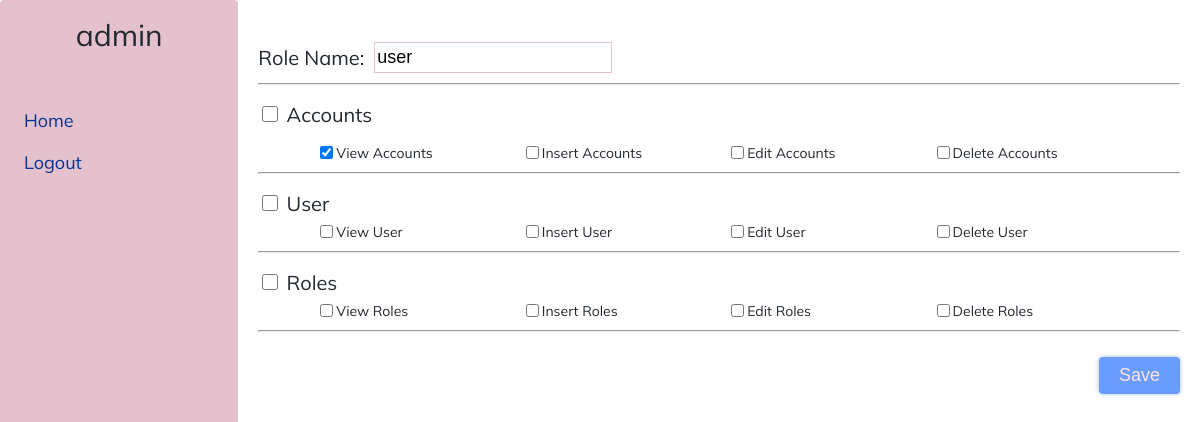
/role-permission.php?roleID=1 (signed in), run on the app's committed database.
### tables this page shows
CREATE TABLE user (userID INTEGER AUTO_INCREMENT NOT NULL, username varchar (50) NOT NULL, phone varchar (20) NOT NULL, email char (50) NOT NULL, password char (100) NOT NULL, country varchar (30) NOT NULL, PRIMARY KEY (userID), UNIQUE (email));

CREATE TABLE `roles` (
  `roles` INTERGER AUTO_INCREMENT,
  `roles_name` text  NOT NULL,
  PRIMARY KEY (`roles`)
);

CREATE TABLE role_permission (
    rolePermissionID "[INTEGER AUTO_INCREMENT]",
    roleID           INT (11)                   NOT NULL,
    permissionID     INT (11)                   NOT NULL,
    PRIMARY KEY (
        rolePermissionID
    ),
    FOREIGN KEY (
        roleID
    )
    REFERENCES roles (roles) ON DELETE CASCADE
                             ON UPDATE CASCADE,
    FOREIGN KEY (
        permissionID
    )
    REFERENCES permission (permissionID) ON DELETE CASCADE
                                         ON UPDATE RESTRICT
);

### role-permission.php (the view, shortened to what this page needs)
<?php
$data = new Data();
$connect = $data->connect();
$role = $_GET['roleID'];
$sql = "select roles_name from roles where roles = $role";
$statement = $connect->prepare($sql);
$statement->execute();
$role_name = $statement->fetchColumn();
$sql = "select permissionID from role_permission  INNER JOIN
roles ON role_permission.roleID = roles.roles where roleID = $role";
$statement = $connect->prepare($sql);
$statement->execute();
$permission = $statement->fetchAll();
function checkedPermission($value, $permissions)
{
  foreach ($permissions as $row) {
    if ($row['permissionID'] === $value) {
      echo "checked = true";
    }
  }
}
?>
<!DOCTYPE html>
<html lang="en">
<head>
</head>
<body>
  <div class="new-role">
    <?php
    include_once('./layout/navigation.php');
    ?>
    <div class="grid">
      <div class="row">
        <div class="col-12-lg col-12-xl col-12-md col-12-sm">
          <div class="content">
            <form action="./control/role_permission.php" method="post" id="form">
              <div class="form-group">
                <div class="form-group-head">
                  <label for="role-name">
                    <h4 class="h4-heading">Role Name:</h4>
                  </label>
                  <div class="form-group-input">
                    <input type="text" name="role-name" id="role-name" value="<?= $role_name ?>">
                  </div>
                </div>
              </div>
              <hr>
              <div class="form-group">
                <div class="form-group-full">
                  <input type="checkbox" name="full-accounts" id="full-accounts">
                  <label for="full-accounts">Accounts</label>
                </div>
                <br>
                <div class="form-group-checkbox">
                  <div class="col-3-lg col-3-xl col-3-md col-3-sm col-3-xs form-group-checkbox-element">
                    <input type="checkbox" value="1" name="data[]" id="view-account" <?php checkedPermission( 1,
                      $permission ) ?>>
                    <label for="view-account">View Accounts</label>
                  </div>
                  <div class="col-3-lg col-3-xl col-3-md col-3-sm col-3-xs form-group-checkbox-element">
                    <input type="checkbox" value="2" name="data[]" id="insert-account" <?php checkedPermission( 2,
                      $permission ) ?>>
                    <label for="insert-account">insert Accounts</label>
                  </div>
                  <div class="col-3-lg col-3-xl col-3-md col-3-sm col-3-xs form-group-checkbox-element">
                    <input type="checkbox" value="3" name="data[]" id="edit-account" <?php checkedPermission( 3,
                      $permission ) ?>>
                    <label for="edit-account">edit Accounts</label>
                  </div>
                  <div class="col-3-lg col-3-xl col-3-md col-3-sm col-3-xs form-group-checkbox-element">
                    <input type="checkbox" value="4" name="data[]" id="delete-account" <?php checkedPermission( 4,
                      $permission ) ?>>
                    <label for="delete-account">delete Accounts</label>
                  </div>
                </div>
              </div>
              <hr>
              <div class="form-group">
                <div class="form-group-full">
                  <input type="checkbox" name="full-users" id="full-users">
                  <label for="full-users">user</label>
                </div>
                <div class="form-group-checkbox">
                  <div class="col-3-lg col-3-xl col-3-md col-3-sm col-3-xs form-group-checkbox-element">
                    <input type="checkbox" value="5" name="data[]" id="view-user" <?php checkedPermission( 5,
                      $permission ) ?>>
                    <label for="view-user">View user</label>
                  </div>
                  <div class="col-3-lg col-3-xl col-3-md col-3-sm col-3-xs form-group-checkbox-element">
                    <input type="checkbox" value="6" name="data[]" id="insert-user" <?php checkedPermission(
                    ) ?>>
                    <label for="insert-user">insert user</label>
                  </div>
                  <div class="col-3-lg col-3-xl col-3-md col-3-sm col-3-xs form-group-checkbox-element">
                    <input type="checkbox" value="7" name="data[]" id="edit-user" <?php checkedPermission( 7,
                      $permission ) ?>>
                    <label for="edit-user">edit user</label>
                  </div>
                  <div class="col-3-lg col-3-xl col-3-md col-3-sm col-3-xs form-group-checkbox-element">
                    <input type="checkbox" value="8" name="data[]" id="delete-user" <?php checkedPermission(
                    ) ?>>
                    <label for="delete-user">delete user</label>
                  </div>
                </div>
              </div>
              <hr>
              <div class="form-group">
                <div class="form-group-full">
                  <input type="checkbox" name="full-roles" id="full-roles">
                  <label for="full-roles">Roles</label>
                </div>
                <div class="form-group-checkbox">
                  <div class="col-3-lg col-3-xl col-3-md col-3-sm col-3-xs   form-group-checkbox-element">
                    <input type="checkbox" value="9" name="data[] id=" view-role" <?php checkedPermission( 9,
                      $permission ) ?>>
                    <label for="view-role">View Roles</label>
                  </div>
                  <div class="col-3-lg col-3-xl col-3-md col-3-sm col-3-xs form-group-checkbox-element">
                    <input type="checkbox" value="10" name="data[]" id="insert-role" <?php checkedPermission( 10,
                      $permission ) ?>>
                    <label for="insert-role">insert Roles</label>
                  </div>
                  <div class="col-3-lg col-3-xl col-3-md col-3-sm col-3-xs form-group-checkbox-element">
                    <input type="checkbox" value="11" name="data[]" id="edit-role" <?php checkedPermission(
                    ) ?>>
                    <label for="edit-role">edit Roles</label>
                  </div>
                  <div class="col-3-lg col-3-xl col-3-md col-3-sm col-3-xs form-group-checkbox-element">
                    <input type="checkbox" value="12" name="data[]" id="delete-role" <?php checkedPermission( 12,
                      $permission ) ?>>
                    <label for="delete-role">delete Roles</label>
                  </div>
                </div>
              </div>
              <hr>
              <div class="form-submit">
                <input type="submit" value="save" name="role-submit">
              </div>
            </form>
          </div>
        </div>
      </div>
    </div>
  </div>
</body>
</html>

### layout/navigation.php (shortened to what this page needs)
<div class="navigation">
  <h2 class="h2-heading">
    <?php
    try {
      $sql = "select username from user where email = '" . $_SESSION['account'] . "'";
      $statement = $connect->prepare($sql);
      $statement->execute();
      $result = $statement->fetch();
      echo $result[0];
    } catch (PDOException $e) {
    }
    ?>
  </h2>
  <ul class="navigation-list">
    <li class='navigation-list-item'>
      <a href='index.php' class='navigation-list-item-link'>Home</a>
    </li>
    <li class="navigation-list-item">
      <a href="./control/logout.php" class="navigation-list-item-link" onclick="return logout(this)">logout</a>
    </li>
  </ul>
</div>

### assets/css/style.css (style rules this page uses)
.grid { width: 100%; max-width: 1200px; margin: 0 auto; padding: 0 20px; box-sizing: border-box; }
.row { display: flex; flex-flow: row wrap; }
@media (min-width: 960px) and (max-width: 1200px) { .col-3-lg { box-sizing: border-box; flex-grow: 0; width: 25%; } }
@media (min-width: 960px) and (max-width: 1200px) { .col-12-lg { box-sizing: border-box; flex-grow: 0; width: 100%; } }
@media (min-width: 1200px) { .col-3-xl { box-sizing: border-box; flex-grow: 0; width: 25%; } }
@media (min-width: 1200px) { .col-12-xl { box-sizing: border-box; flex-grow: 0; width: 100%; } }
html, body, div, span, applet, object, iframe, h1, h2, h3, h4, h5, h6, p, blockquote, pre, a, abbr, acronym, address, big, cite, code, del, dfn, em, img, ins, kbd, q, s, samp, small, strike, strong, sub, sup, tt, var, b, u, i, center, dl, dt, dd, ol, ul, li, fieldset, form, label, legend, table, caption, tbody, tfoot, thead, tr, th, td, article, aside, canvas, details, embed, figure, figcaption, footer, header, hgroup, menu, nav, output, ruby, section, summary, time, mark, audio, video { margin: 0; padding: 0; border: 0; font-size: 100%; font: inherit; vertical-align: baseline; }
body { line-height: 1; }
ol, ul { list-style: none; }
html { font-size: 62.5%; font-family: Mulish; }
body { box-sizing: border-box; color: #222830; }
* { box-sizing: inherit; }
.h2-heading { font-size: 3rem; font-family: "Mulish"; }
.h4-heading { font-size: 2rem; font-family: "Mulish"; text-transform: capitalize; line-height: 2.4rem; }
.navigation { padding: 2rem 0; width: 300px; min-height: 100vh; background: #e5c1cd; display: flex; flex-direction: column; align-items: center; border-radius: 4px; }
.navigation-list { width: 100%; padding: 3rem 0 0 16px; }
.navigation-list-item { display: block; font-size: 1.8rem; position: relative; border-radius: 24px; }
.navigation-list-item-link { padding: 12px 8px; text-decoration: none; display: block; text-transform: capitalize; color: #033495; }
.content { width: 100%; margin-top: 32px; display: flex; justify-content: flex-end; flex-direction: column; }
.new-role { display: flex; }
.new-role .content .form-group { user-select: none; width: 100%; display: flex; flex-direction: column; margin: 1rem 0; }
.new-role .content .form-group-input { max-width: 50%; border: 0.5px solid #e5c1cd; }
.new-role .content .form-group-input input { width: 100%; border: none; outline: none; display: block; font-size: 1.8rem; padding: 4px 2px; }
.new-role .content .form-group-head { display: flex; align-items: center; width: 100%; }
.new-role .content .form-group-full { font-size: 2rem; text-transform: capitalize; margin: 8px 0; }
.new-role .content .form-group-full input[type=checkbox] { width: 16px; height: 16px; }
.new-role .content .form-group-checkbox { display: flex; justify-content: center; align-items: center; margin: 0 5rem; }
.new-role .content .form-group-checkbox-element { display: flex; align-items: center; margin: 0 8px; text-transform: capitalize; font-size: 1.4rem; }
.new-role .content .form-submit { width: 100%; display: flex; justify-content: flex-end; }
.new-role .content .form-submit input { font-size: 1.8rem; padding: 8px 2rem; text-transform: capitalize; background-color: #6a9cfd; color: #fee5e1; border: none; outline: none; box-shadow: 0 0 4px rgba(103, 144, 222, 0.6); border-radius: 4px; transition: all 0.2s; margin-top: 2rem; }

### data on the page
user: username "admin"
roles: role-name "user"
role_permission: permissionID "☑"
